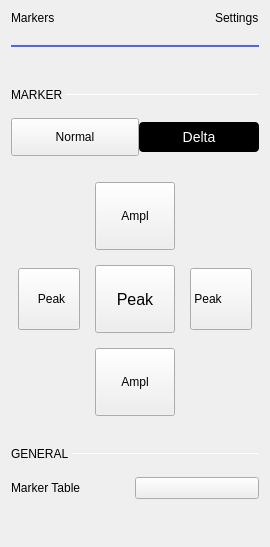
                 <widget class="QWidget" name="scrollAreaWidgetContents_2">
                  <property name="geometry">
                   <rect>
                    <x>0</x>
                    <y>0</y>
                    <width>268</width>
                    <height>547</height>
                   </rect>
                  </property>
                  <layout class="QVBoxLayout" name="verticalLayout_17">
                   <item>
                    <layout class="QHBoxLayout" name="hLayout_markers_title">
                     <property name="bottomMargin">
                      <number>14</number>
                     </property>
                     <item>
                      <widget class="QLabel" name="label_4">
                       <property name="text">
                        <string>Markers</string>
                       </property>
                       <property name="general_settings_label" stdset="0">
                        <bool>true</bool>
                       </property>
                      </widget>
                     </item>
                     <item>
                      <spacer name="horizontalSpacer_8">
                       <property name="orientation">
                        <enum>Qt::Horizontal</enum>
                       </property>
                       <property name="sizeHint" stdset="0">
                        <size>
                         <width>0</width>
                         <height>10</height>
                        </size>
                       </property>
                      </spacer>
                     </item>
                     <item>
                      <widget class="QLabel" name="labelMarkerSettingsTitle">
                       <property name="text">
                        <string>Settings</string>
                       </property>
                       <property name="general_settings_label" stdset="0">
                        <bool>true</bool>
                       </property>
                      </widget>
                     </item>
                    </layout>
                   </item>
                   <item>
                    <widget class="Line" name="lineMarkerSettingsTitle">
                     <property name="minimumSize">
                      <size>
                       <width>240</width>
                       <height>2</height>
                      </size>
                     </property>
                     <property name="maximumSize">
                      <size>
                       <width>16777215</width>
                       <height>2</height>
                      </size>
                     </property>
                     <property name="styleSheet">
                      <string notr="true">border: 2px solid rgb(74, 100, 255);</string>
                     </property>
                     <property name="orientation">
                      <enum>Qt::Horizontal</enum>
                     </property>
                    </widget>
                   </item>
                   <item>
                    <layout class="QHBoxLayout" name="hLayout_marker_selector">
                     <property name="spacing">
                      <number>0</number>
                     </property>
                     <property name="topMargin">
                      <number>10</number>
                     </property>
                    </layout>
                   </item>
                   <item>
                    <layout class="QHBoxLayout" name="horizontalLayout_4">
                     <property name="spacing">
                      <number>0</number>
                     </property>
                     <property name="topMargin">
                      <number>25</number>
                     </property>
                     <property name="rightMargin">
                      <number>0</number>
                     </property>
                     <property name="bottomMargin">
                      <number>10</number>
                     </property>
                     <item>
                      <widget class="QLabel" name="label_5">
                       <property name="sizePolicy">
                        <sizepolicy hsizetype="Minimum" vsizetype="Minimum">
                         <horstretch>0</horstretch>
                         <verstretch>0</verstretch>
                        </sizepolicy>
                       </property>
                       <property name="text">
                        <string>MARKER </string>
                       </property>
                       <property name="subsection_label" stdset="0">
                        <bool>true</bool>
                       </property>
                      </widget>
                     </item>
                     <item>
                      <widget class="Line" name="line">
                       <property name="sizePolicy">
                        <sizepolicy hsizetype="Expanding" vsizetype="Minimum">
                         <horstretch>0</horstretch>
                         <verstretch>0</verstretch>
                        </sizepolicy>
                       </property>
                       <property name="minimumSize">
                        <size>
                         <width>0</width>
                         <height>1</height>
                        </size>
                       </property>
                       <property name="maximumSize">
                        <size>
                         <width>16777215</width>
                         <height>1</height>
                        </size>
                       </property>
                       <property name="orientation">
                        <enum>Qt::Horizontal</enum>
                       </property>
                       <property name="subsection_line" stdset="0">
                        <bool>true</bool>
                       </property>
                      </widget>
                     </item>
                    </layout>
                   </item>
                   <item>
                    <layout class="QGridLayout" name="gridLayout_3">
                     <property name="topMargin">
                      <number>0</number>
                     </property>
                     <property name="bottomMargin">
                      <number>0</number>
                     </property>
                     <property name="horizontalSpacing">
                      <number>0</number>
                     </property>
                     <property name="verticalSpacing">
                      <number>15</number>
                     </property>
                     <item row="0" column="1">
                      <widget class="QPushButton" name="pushButton_4">
                       <property name="styleSheet">
                        <string notr="true">QPushButton {
color: white;
background-color: black;

font-size:14px;
height: 30px;
width: 120px;
border-width: 0px;
border-radius: 4px;
}
QPushButton:disabled {
background-color: grey;
}
QPushButton:pressed {
background-color: #F45000;
}

QPushButton:hover
{
	 background-color: #4a34ff;
}</string>
                       </property>
                       <property name="text">
                        <string>Delta</string>
                       </property>
                      </widget>
                     </item>
                     <item row="0" column="0">
                      <widget class="QPushButton" name="pushButton_3">
                       <property name="styleSheet">
                        <string notr="true">QPushButton {
height: 30px;
width: 120px;
border-width: 0px;
}</string>
                       </property>
                       <property name="text">
                        <string>Normal</string>
                       </property>
                       <property name="blue_button" stdset="0">
                        <bool>true</bool>
                       </property>
                      </widget>
                     </item>
                    </layout>
                   </item>
                   <item>
                    <layout class="QVBoxLayout" name="markerFreqPosLayout"/>
                   </item>
                   <item>
                    <layout class="QHBoxLayout" name="horizontalLayout_10">
                     <property name="spacing">
                      <number>0</number>
                     </property>
                     <property name="leftMargin">
                      <number>0</number>
                     </property>
                     <property name="topMargin">
                      <number>0</number>
                     </property>
                     <property name="rightMargin">
                      <number>0</number>
                     </property>
                     <item>
                      <spacer name="horizontalSpacer_3">
                       <property name="orientation">
                        <enum>Qt::Horizontal</enum>
                       </property>
                       <property name="sizeHint" stdset="0">
                        <size>
                         <width>2</width>
                         <height>20</height>
                        </size>
                       </property>
                      </spacer>
                     </item>
                     <item>
                      <layout class="QGridLayout" name="gridLayout_2">
                       <property name="topMargin">
                        <number>20</number>
                       </property>
                       <property name="bottomMargin">
                        <number>0</number>
                       </property>
                       <property name="spacing">
                        <number>15</number>
                       </property>
                       <item row="1" column="2">
                        <widget class="QPushButton" name="btnRightPeak">
                         <property name="sizePolicy">
                          <sizepolicy hsizetype="Fixed" vsizetype="Fixed">
                           <horstretch>0</horstretch>
                           <verstretch>0</verstretch>
                          </sizepolicy>
                         </property>
                         <property name="layoutDirection">
                          <enum>Qt::RightToLeft</enum>
                         </property>
                         <property name="styleSheet">
                          <string notr="true">QPushButton {
height: 60px;
width: 55px;
padding-left: 5px;

text-align: left;
}</string>
                         </property>
                         <property name="text">
                          <string> Peak</string>
                         </property>
                         <property name="icon">
                          <iconset resource="../../../gui/res/resources.qrc">
                           <normaloff>:/gui/icons/arrow_right.svg</normaloff>:/gui/icons/arrow_right.svg</iconset>
                         </property>
                         <property name="iconSize">
                          <size>
                           <width>12</width>
                           <height>12</height>
                          </size>
                         </property>
                         <property name="blue_button" stdset="0">
                          <bool>true</bool>
                         </property>
                        </widget>
                       </item>
                       <item row="1" column="0">
                        <widget class="QPushButton" name="btnLeftPeak">
                         <property name="sizePolicy">
                          <sizepolicy hsizetype="Fixed" vsizetype="Fixed">
                           <horstretch>0</horstretch>
                           <verstretch>0</verstretch>
                          </sizepolicy>
                         </property>
                         <property name="styleSheet">
                          <string notr="true">QPushButton {
height: 60px;
width: 55px;

padding-left: 5px;
}</string>
                         </property>
                         <property name="text">
                          <string>Peak</string>
                         </property>
                         <property name="icon">
                          <iconset resource="../../../gui/res/resources.qrc">
                           <normaloff>:/gui/icons/arrow_left.svg</normaloff>:/gui/icons/arrow_left.svg</iconset>
                         </property>
                         <property name="iconSize">
                          <size>
                           <width>12</width>
                           <height>12</height>
                          </size>
                         </property>
                         <property name="blue_button" stdset="0">
                          <bool>true</bool>
                         </property>
                        </widget>
                       </item>
                       <item row="0" column="1">
                        <widget class="QPushButton" name="btnUpAmplPeak">
                         <property name="sizePolicy">
                          <sizepolicy hsizetype="Fixed" vsizetype="Fixed">
                           <horstretch>0</horstretch>
                           <verstretch>0</verstretch>
                          </sizepolicy>
                         </property>
                         <property name="styleSheet">
                          <string notr="true">QPushButton {
height: 60px;
width: 60px;
}</string>
                         </property>
                         <property name="text">
                          <string>Ampl</string>
                         </property>
                         <property name="icon">
                          <iconset resource="../../../gui/res/resources.qrc">
                           <normaloff>:/gui/icons/arrow_up.svg</normaloff>:/gui/icons/arrow_up.svg</iconset>
                         </property>
                         <property name="iconSize">
                          <size>
                           <width>12</width>
                           <height>12</height>
                          </size>
                         </property>
                         <property name="blue_button" stdset="0">
                          <bool>true</bool>
                         </property>
                        </widget>
                       </item>
                       <item row="2" column="1">
                        <widget class="QPushButton" name="btnDnAmplPeak">
                         <property name="sizePolicy">
                          <sizepolicy hsizetype="Fixed" vsizetype="Fixed">
                           <horstretch>0</horstretch>
                           <verstretch>0</verstretch>
                          </sizepolicy>
                         </property>
                         <property name="styleSheet">
                          <string notr="true">QPushButton {
height: 60px;
width: 60px;
}</string>
                         </property>
                         <property name="text">
                          <string>Ampl</string>
                         </property>
                         <property name="icon">
                          <iconset resource="../../../gui/res/resources.qrc">
                           <normaloff>:/gui/icons/arrow_down.svg</normaloff>:/gui/icons/arrow_down.svg</iconset>
                         </property>
                         <property name="iconSize">
                          <size>
                           <width>12</width>
                           <height>12</height>
                          </size>
                         </property>
                         <property name="blue_button" stdset="0">
                          <bool>true</bool>
                         </property>
                        </widget>
                       </item>
                       <item row="1" column="1">
                        <widget class="QPushButton" name="btnMaxPeak">
                         <property name="sizePolicy">
                          <sizepolicy hsizetype="Fixed" vsizetype="Fixed">
                           <horstretch>0</horstretch>
                           <verstretch>0</verstretch>
                          </sizepolicy>
                         </property>
                         <property name="styleSheet">
                          <string notr="true">QPushButton {
font-size:16px;
height: 60px;
width: 60px;
border-width: 0px;
}</string>
                         </property>
                         <property name="text">
                          <string>Peak</string>
                         </property>
                         <property name="blue_button" stdset="0">
                          <bool>true</bool>
                         </property>
                        </widget>
                       </item>
                      </layout>
                     </item>
                     <item>
                      <spacer name="horizontalSpacer_10">
                       <property name="orientation">
                        <enum>Qt::Horizontal</enum>
                       </property>
                       <property name="sizeHint" stdset="0">
                        <size>
                         <width>2</width>
                         <height>20</height>
                        </size>
                       </property>
                      </spacer>
                     </item>
                    </layout>
                   </item>
                   <item>
                    <layout class="QHBoxLayout" name="horizontalLayout_2">
                     <property name="spacing">
                      <number>0</number>
                     </property>
                     <property name="topMargin">
                      <number>25</number>
                     </property>
                     <property name="bottomMargin">
                      <number>10</number>
                     </property>
                     <item>
                      <widget class="QLabel" name="label_6">
                       <property name="sizePolicy">
                        <sizepolicy hsizetype="Fixed" vsizetype="Preferred">
                         <horstretch>0</horstretch>
                         <verstretch>0</verstretch>
                        </sizepolicy>
                       </property>
                       <property name="text">
                        <string>GENERAL </string>
                       </property>
                       <property name="subsection_label" stdset="0">
                        <bool>true</bool>
                       </property>
                      </widget>
                     </item>
                     <item>
                      <widget class="Line" name="line_2">
                       <property name="minimumSize">
                        <size>
                         <width>0</width>
                         <height>1</height>
                        </size>
                       </property>
                       <property name="maximumSize">
                        <size>
                         <width>16777215</width>
                         <height>1</height>
                        </size>
                       </property>
                       <property name="orientation">
                        <enum>Qt::Horizontal</enum>
                       </property>
                       <property name="subsection_line" stdset="0">
                        <bool>true</bool>
                       </property>
                      </widget>
                     </item>
                    </layout>
                   </item>
                   <item>
                    <layout class="QGridLayout" name="gridLayout_4">
                     <property name="topMargin">
                      <number>0</number>
                     </property>
                     <property name="bottomMargin">
                      <number>0</number>
                     </property>
                     <property name="horizontalSpacing">
                      <number>0</number>
                     </property>
                     <property name="verticalSpacing">
                      <number>10</number>
                     </property>
                     <item row="0" column="0">
                      <widget class="QLabel" name="label_9">
                       <property name="text">
                        <string>Marker Table</string>
                       </property>
                      </widget>
                     </item>
                     <item row="0" column="1">
                      <widget class="adiscope::CustomSwitch" name="btnMarkerTable">
                       <property name="text">
                        <string/>
                       </property>
                      </widget>
                     </item>
                    </layout>
                   </item>
                   <item>
                    <spacer name="verticalSpacer_5">
                     <property name="orientation">
                      <enum>Qt::Vertical</enum>
                     </property>
                     <property name="sizeHint" stdset="0">
                      <size>
                       <width>10</width>
                       <height>0</height>
                      </size>
                     </property>
                    </spacer>
                   </item>
                  </layout>
                 </widget>
